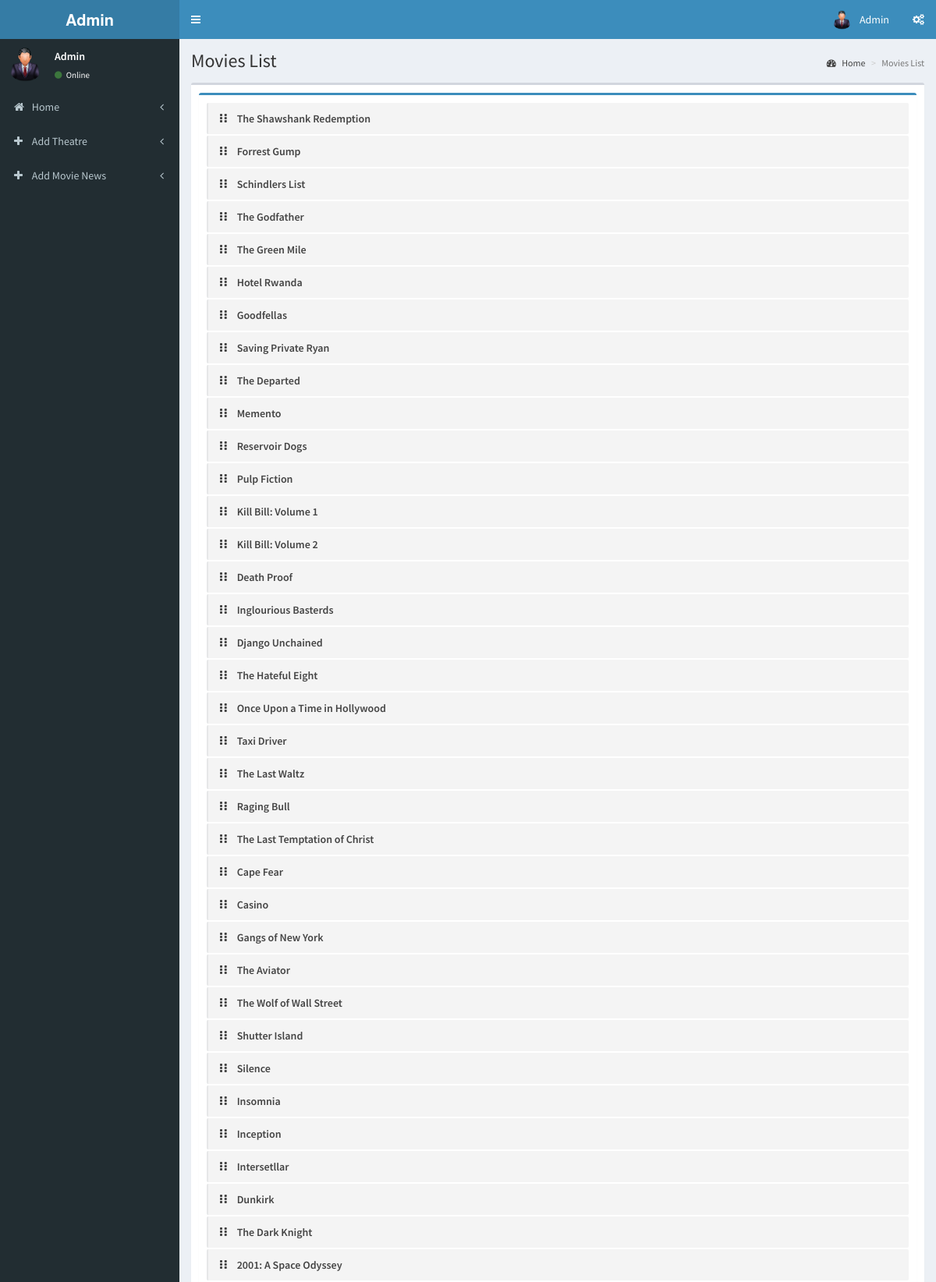
/admin/pages/index.php (signed in, upper part), run on the app's committed database.
### tables this page shows
CREATE TABLE IF NOT EXISTS `tbl_movie` (
  `movie_id` int(11) NOT NULL AUTO_INCREMENT,
  `t_id` int(11) NOT NULL COMMENT 'theatre id',
  `movie_name` varchar(100) NOT NULL,
  `mov_date` date NOT NULL,
  `mov_lang` varchar(50) NOT NULL,
  `mov_ind` varchar(50) NOT NULL,
  `mov_dur` varchar(20) NOT NULL,
  `mov_dir` varchar(50) NOT NULL,
  `mov_pro` varchar(50) NOT NULL,
  `mov_mus` varchar(50) NOT NULL,
  `mov_cam` varchar(50) NOT NULL,
  `mov_edi` varchar(50) NOT NULL,
  `mov_bo` int(20) NOT NULL,
  `mov_bud` int(20) NOT NULL,
  `mov_des` varchar(1000) NOT NULL,
  `mov_genre` varchar(200) NOT NULL,
  `mov_actors` varchar(200) NOT NULL,
  `mov_images` varchar(200) NOT NULL,
  `mov_trailer` varchar(200) NOT NULL,
  `mov_online` varchar(200) NOT NULL,
  `mov_download` varchar(200) NOT NULL,
  `status` int(1) NOT NULL COMMENT '0 means active ',
  PRIMARY KEY (`movie_id`)
);

### admin/pages/index.php (the view, shortened to what this page needs)
<?php
include('header.php');
?>
  <div class="content-wrapper">
    <section class="content-header">
      <h1>
        Movies List
      </h1>
      <ol class="breadcrumb">
        <li><a href="index"><i class="fa fa-dashboard"></i> Home</a></li>
        <li class="active">Movies List</li>
      </ol>
    </section>
    <section class="content">
      <div class="box">
        <div class="box-body">
            <div class="box box-primary">
            <div class="box-body">
              <ul class="todo-list">
                 <?php
                        $qry7=mysqli_query($con,"select * from tbl_movie");
                        if(mysqli_num_rows($qry7))
                        {
                        while($c=mysqli_fetch_array($qry7))
                        {
                        ?>
                <li>
                      <span class="handle">
                        <i class="fa fa-ellipsis-v"></i>
                        <i class="fa fa-ellipsis-v"></i>
                      </span>
                  <span class="text"><?php echo $c['movie_name'];?></span>
                </li>
                  <?php
                       }}
                     ?>
            </div>
          </div>
        </div>
      </div>
    </section>
  </div>
  <?php
include('footer.php');
?>

### data on the page
tbl_movie: movie_name "The Shawshank Redemption"
tbl_movie: movie_name "Forrest Gump"
tbl_movie: movie_name "Schindlers List"
tbl_movie: movie_name "The Godfather"
tbl_movie: movie_name "The Green Mile"
tbl_movie: movie_name "Hotel Rwanda"
tbl_movie: movie_name "Goodfellas"
tbl_movie: movie_name "Saving Private Ryan"
tbl_movie: movie_name "The Departed"
tbl_movie: movie_name "Memento"
tbl_movie: movie_name "Reservoir Dogs"
tbl_movie: movie_name "Pulp Fiction"
tbl_movie: movie_name "Kill Bill: Volume 1"
tbl_movie: movie_name "Kill Bill: Volume 2"
tbl_movie: movie_name "Death Proof"
tbl_movie: movie_name "Inglourious Basterds"
tbl_movie: movie_name "Django Unchained"
tbl_movie: movie_name "The Hateful Eight"
tbl_movie: movie_name "Once Upon a Time in Hollywood"
tbl_movie: movie_name "Taxi Driver"
tbl_movie: movie_name "The Last Waltz"
tbl_movie: movie_name "Raging Bull"
tbl_movie: movie_name "The Last Temptation of Christ"
tbl_movie: movie_name "Cape Fear"
tbl_movie: movie_name "Casino"
tbl_movie: movie_name "Gangs of New York"
tbl_movie: movie_name "The Aviator"
tbl_movie: movie_name "The Wolf of Wall Street"
tbl_movie: movie_name "Shutter Island"
tbl_movie: movie_name "Silence"
tbl_movie: movie_name "Insomnia"
tbl_movie: movie_name "Inception"
tbl_movie: movie_name "Intersetllar"
tbl_movie: movie_name "Dunkirk"
tbl_movie: movie_name "The Dark Knight"
tbl_movie: movie_name "2001: A Space Odyssey"
